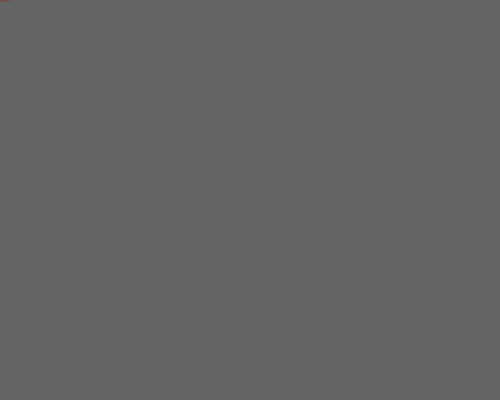
Frame 1 (no input)
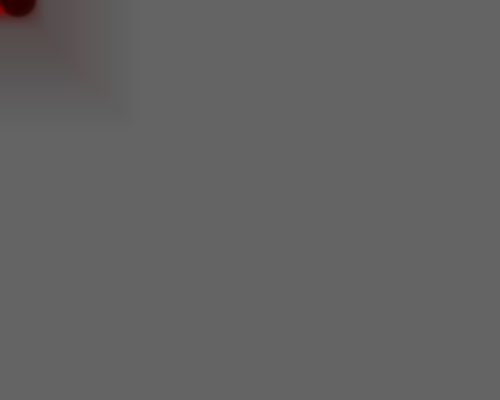
Frame 60 (the mouse pressed at the canvas centre just before this capture)
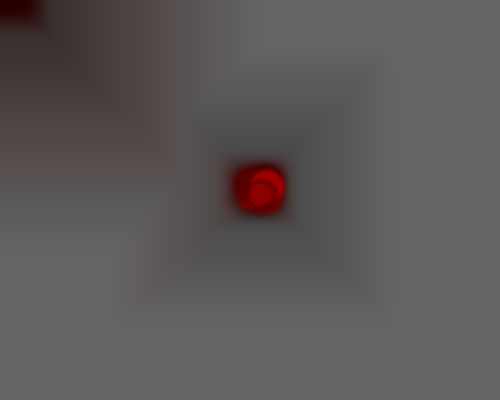
Frame 120 (the mouse held since frame 60 and released just before this capture)

The Processing sketch that drew these frames (run headless with seeded random() and noise(); from frame 60 on, the mouse is pressed at the canvas centre):

// Processing sketch: processing_30654
// ── processing_30654.pde

void setup()
  {
 size(500, 400);
  background(100);
  smooth();
  }
 
 
void draw()
  {
  for (int i=1; i < random(10000, 9000); i = i+15000)
  {
  stroke(random(255), random(0), 0, random(10, 255));
  strokeWeight(random(10, 40));
  point(mouseX+random(20), mouseY-random(20));
  filter(BLUR, 1.0);
  }
  }
  
